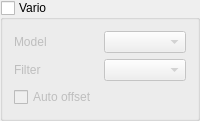
                 <widget class="QGroupBox" name="gbAltitude">
                  <property name="enabled">
                   <bool>true</bool>
                  </property>
                  <property name="minimumSize">
                   <size>
                    <width>0</width>
                    <height>0</height>
                   </size>
                  </property>
                  <property name="maximumSize">
                   <size>
                    <width>16777215</width>
                    <height>16777215</height>
                   </size>
                  </property>
                  <property name="title">
                   <string>Vario</string>
                  </property>
                  <property name="checkable">
                   <bool>true</bool>
                  </property>
                  <property name="checked">
                   <bool>false</bool>
                  </property>
                  <layout class="QGridLayout" name="gridLayout_7">
                   <item row="3" column="1">
                    <widget class="QCheckBox" name="cbVarioAutoOffset">
                     <property name="enabled">
                      <bool>false</bool>
                     </property>
                     <property name="text">
                      <string>Auto offset</string>
                     </property>
                    </widget>
                   </item>
                   <item row="1" column="2">
                    <widget class="QComboBox" name="cbBarometerType">
                     <property name="enabled">
                      <bool>false</bool>
                     </property>
                    </widget>
                   </item>
                   <item row="2" column="2">
                    <widget class="QComboBox" name="cbAltitudeFilter">
                     <property name="enabled">
                      <bool>false</bool>
                     </property>
                    </widget>
                   </item>
                   <item row="2" column="1">
                    <widget class="QLabel" name="lbAltitudeFilter">
                     <property name="enabled">
                      <bool>false</bool>
                     </property>
                     <property name="text">
                      <string>Filter</string>
                     </property>
                    </widget>
                   </item>
                   <item row="1" column="1">
                    <widget class="QLabel" name="label_26">
                     <property name="enabled">
                      <bool>false</bool>
                     </property>
                     <property name="text">
                      <string>Model</string>
                     </property>
                    </widget>
                   </item>
                  </layout>
                 </widget>
